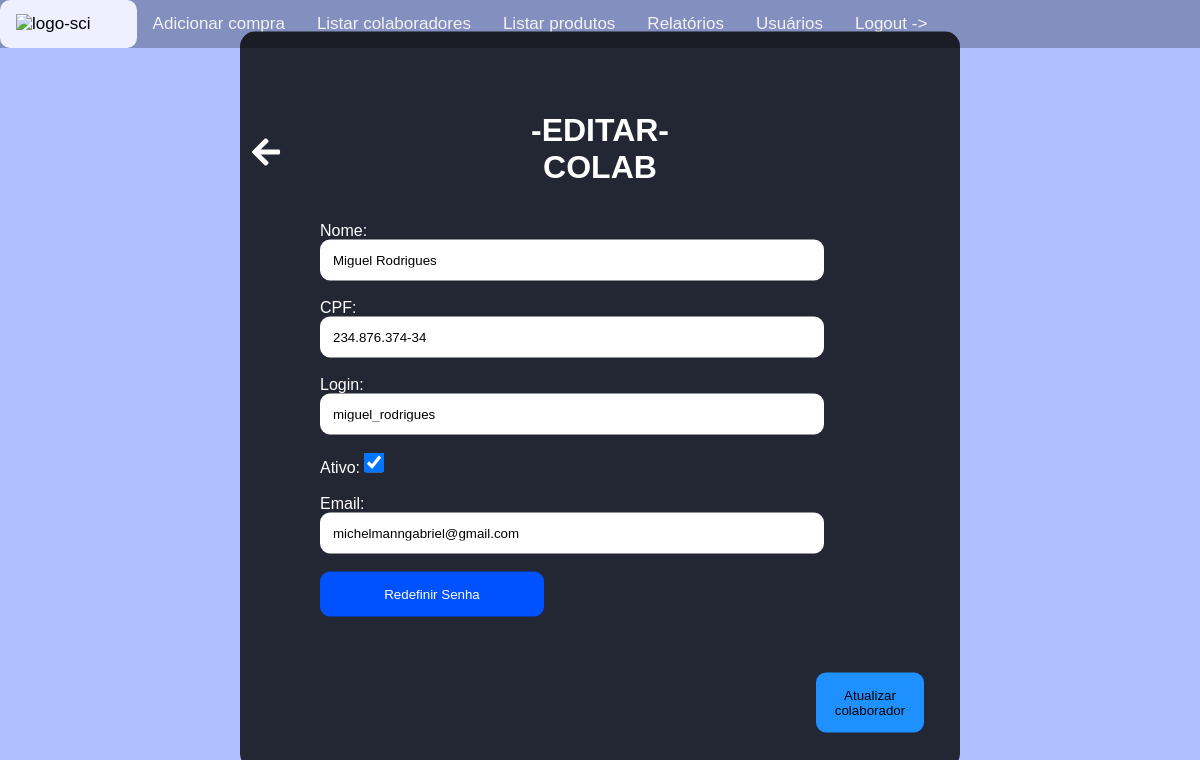
Screenshot of /home/editar-colaborador/1/ (signed in) with the database file from the repository.
### colaboradores/models.py (models this page shows, shortened)
class Colaboradore(models.Model):
    nome = models.CharField(max_length=70)
    cpf = models.CharField(max_length=14)
    login = models.CharField(unique=True,max_length=50)
    senha = models.CharField(max_length=30)
    situacao = models.BooleanField(default=True)
    email = models.EmailField(default='michelmanngabriel@gmail.com')

### colaboradores/views.py (the view)
# urls.py: path('home/editar-colaborador/<int:id>/',EditarColab,name='EditarColab'),
@login_required(login_url='Login')
def EditarColab(request,id):
    colab = Colaboradore.objects.get(id=id)
    if request.method == 'POST':
        nome = request.POST.get('nome')
        cpf = request.POST.get('cpf')
        login = request.POST.get('login')
        situacao = request.POST.get('ativo')
        email = request.POST.get('email')
        if len(cpf) != 14 :
            messages.error('Preencha um CPF válido!')
            url = reverse('EditarColab',args=[colab.id])
            return redirect(url)
        lista_usernames = Colaboradore.objects.exclude(id=id).values_list('login',flat=True)
        if login not in lista_usernames:
            lista_cpf = Colaboradore.objects.exclude(id=id).values_list('cpf',flat=True)
            if cpf not in lista_cpf:
                lista_emails = Colaboradore.objects.exclude(id=id).values_list('email',flat=True)
                if situacao == 'on':
                    situacao = True
                else:
                    situacao = False
                Colaboradore.objects.filter(id=id).update(nome=nome,cpf=cpf,login=login,situacao=situacao,email=email)
                return redirect('MostrarColab')
            else:
                messages.error(request,'CPF já cadastrado!')
                url = reverse('EditarColab',args=[colab.id])
                return redirect(url)
        else:
            messages.error(request,'Nome de usuário indisponível!')
            url = reverse('EditarColab',args=[colab.id])
            return redirect(url)
    else:
        if colab.situacao == True:
            situacao = 'on'
        else:
            situacao = 'off'
        context = {
            'id': colab.id,'nome':colab.nome,'login':colab.login,'cpf':colab.cpf,'situacao':situacao,'email':colab.email
        }
        return render(request,'colab/editar_colab.html',context=context)

### templates/colab/editar_colab.html (shortened to what this page needs)
<!DOCTYPE html>
<html lang="en">
<head>
</head>
<body>
  {% include 'navbar.html' %}
      <link rel="stylesheet" href="https://cdnjs.cloudflare.com/ajax/libs/font-awesome/5.15.3/css/all.min.css">
          <a href="{% url 'MostrarColab'%}"><i class="fas fa-arrow-left fa-2x" style="position: absolute; top: 17%; left: 21%; color: white;z-index: 2;cursor: pointer;"></i> </a>
    <div class="container">
        <form method="post" action="{% url 'EditarColab' id=id %}">
            <h1>-EDITAR- <br>
                COLAB </h1><br><br>
            <label for="nome">Nome:</label><br>
            <input type="text" name="nome" placeholder="Digite o nome:" id="nome" value="{{nome}}" required><br><br>
            <label for="cpf">CPF:</label><br>
            <input type="text" name="cpf" placeholder="Digite o cpf:" id="cpf" value="{{cpf}}" oninput="formatarCPF()" maxlength="14" required><br><br>
            <label for="login">Login:</label><br>
            <input type="text" name="login" placeholder="Digite o username do colaborador:" id="login" value="{{login}}" required><br><br>
            <label for="ativo">Ativo:</label>
            <input type="checkbox" id="ativo" name="ativo" placeholder="Ativo"checked><br><br>
            <label for="email">Email:</label><br>
            <input type="email" placeholder="Email:" name="email" id="email" value="{{email}}" required><br><br>
            <a href="{% url 'RedefinirSenha' id=id %}"><button type="button" id="redefinir"> Redefinir Senha</button></a><br><br>
            <button type="submit">Atualizar colaborador</button><br><br>
          </form><br>
    </div>
</body>
</html>

### templates/colab/editar_colab.html (style rules this page uses)
* { margin: 0; padding: 0; box-sizing: border-box; }
body { background-color: #b0bfff; margin: 0; flex-direction: column; align-items: center; justify-content: center; font-family: Arial, Helvetica, sans-serif; height: 100vh; }
div { background-color: rgba(0, 0, 0, 0.8); position: absolute; top:50%; left:50%; transform: translate(-50%,-50%); padding:80px; border-radius:15px; color:#fff; width: 60%; }
input { padding:15px; border:none; padding:13px; width: 90%; border-radius: 10px; }
button { background-color: dodgerblue; border:none; padding: 15px; width: 15%; border-radius: 10px; cursor:pointer; position: absolute; top:87%; left:80%; }
h1 { top:50%; text-align: center; }
input[type="checkbox"] { width: 20px; height: 20px; border: 2px solid #000; background-color: #ccc; }
#redefinir { width: 40%; background-color: rgb(0, 81, 255); color:rgb(255, 255, 255); position:relative; left:0; }

### rows the page displays
Colaboradore: nome "Miguel Rodrigues", cpf "234.876.374-34", login "miguel_rodrigues", email "michelmanngabriel@gmail.com"
